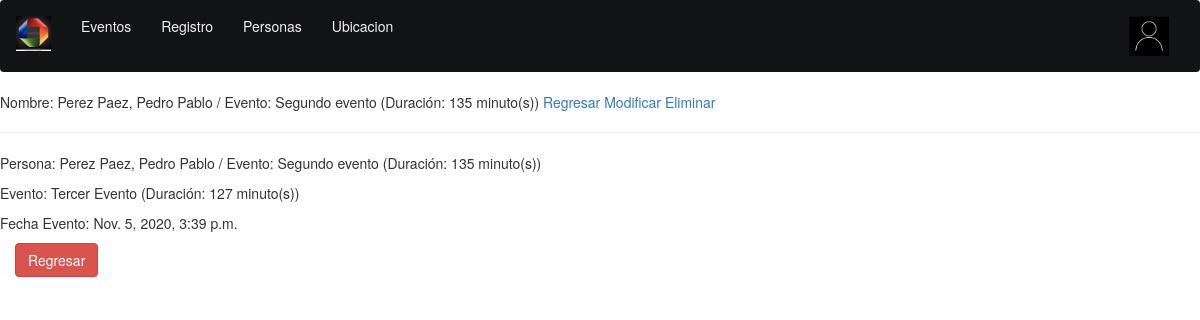
The page /registro/registro/1/ on the database its author committed.
### registro/models.py (models this page shows, shortened)
class Registro(models.Model):
    id=models.AutoField(primary_key=True)
    persona=models.ForeignKey(Persona, null=False, blank=False, on_delete=models.CASCADE)
    evento=models.ForeignKey(Evento, null=False, blank=False, on_delete=models.CASCADE)
    fechaEvento=models.DateTimeField(auto_now_add=True)

### persona/models.py (models this page shows, shortened)
class Persona(models.Model):
    numIdentificacion=models.CharField(max_length=20, primary_key=True)
    tipos=[
        ('C', 'Cédula de Ciudadanía'),
        ('E', 'Cédula de Extranjería'),
        ('P', 'Pasaporte'),
        ('O', 'Otro')]
    tipoIdentificacion=models.CharField(max_length=1, choices=tipos, default='C')
    apellidoPaterno=models.CharField(max_length=35)
    apellidoMaterno=models.CharField(max_length=35)
    nombres=models.CharField(max_length=50)
    fechaNacimiento=models.DateField()
    sexos=[
        ('F', 'Femenino'),
        ('M', 'Masculino'),
        ('X', 'Otro')]
    sexo=models.CharField(max_length=1, choices=sexos, default='M')
    telefono=models.CharField(max_length=15)
    direccion=models.CharField(max_length=50)
    email=models.CharField(max_length=50)
    evento=models.ForeignKey(Evento, null=False, blank=False, on_delete=models.CASCADE)
    def nombreCompleto(self):
        txt="{0} {1}, {2}"
        return txt.format(self.apellidoPaterno, self.apellidoMaterno, self.nombres)
    def __str__(self):
        txt="{0} / Evento: {1}"
        return txt.format(self.nombreCompleto(), self.evento)

### evento/models.py (models this page shows, shortened)
class Evento(models.Model):
    id=models.AutoField(primary_key=True)
    codigo=models.CharField(max_length=5)
    nombre=models.CharField(max_length=50)
    tipoevento=[
        ('C', 'Cultural'),
        ('D', 'Diversión'),
        ('E', 'Educativo'),
        ('S', 'Social'),
        ('M', 'Musical'),
        ('D', 'Deportivo'),
        ('O', 'Otro')]
    tipo=models.CharField(max_length=1, choices=tipoevento, default='C')
    duracion=models.PositiveSmallIntegerField(default=120)
    descripcion=models.CharField(max_length=255)
    def __str__(self):
        txt="{0} (Duración: {1} minuto(s))"
        return txt.format(self.nombre, self.duracion)

### registro/views.py (the view)
# urls.py: path('registro/<int:pk>/', views.RegistroDetailView.as_view(), name='registro_detail'),
class RegistroDetailView(DetailView):
    model = Registro
    template_name = 'registro/registro_detail.html'

### poli/templates/registro/registro_detail.html
{% extends 'base/base.html' %}
{% block content %}
    <h2">Nombre: {{ registro.persona }}</h2>
    <a href="{% url 'registro:homeRegistro' %}">Regresar</a>
    <a href="{% url 'registro:registro_update' registro.pk %}">Modificar</a>
    <a href="{% url 'registro:registro_delete' registro.pk %}">Eliminar</a>
    <hr/>
    <p>Persona: {{ registro.persona }}</p>
    <p>Evento: {{ registro.evento }}</p>
    <p>Fecha Evento: {{ registro.fechaEvento }}</p>
    <div class="col-sm-10">
        <a href="{% url 'registro:homeRegistro' %}" class="btn btn-danger">Regresar</a>
    </div>
{% endblock  %}

### rows shown on the page
Registro: persona "Perez Paez, Pedro Pablo / Evento: Segundo evento (Duración: 135 minuto(s))", evento "Tercer Evento (Duración: 127 minuto(s))", fechaEvento "Nov. 5, 2020, 3:39 p.m."
